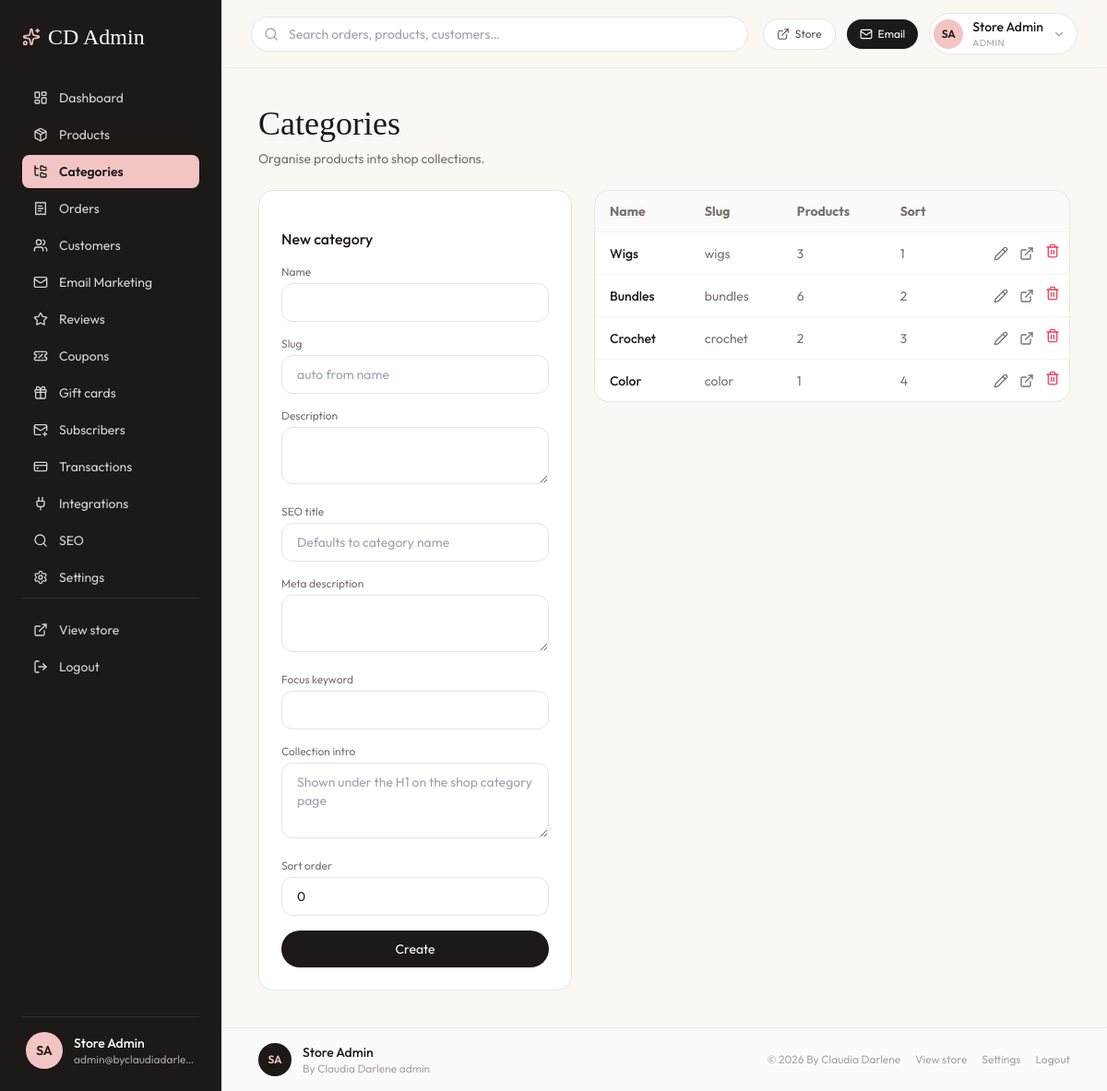
Screenshot of /admin/categories.php (signed in) with the database file from the repository.
### tables this page shows
CREATE TABLE IF NOT EXISTS users (
  id INT UNSIGNED AUTO_INCREMENT PRIMARY KEY,
  name VARCHAR(120) NOT NULL,
  email VARCHAR(190) NULL UNIQUE,
  password VARCHAR(255) NOT NULL,
  phone VARCHAR(40) NULL UNIQUE,
  role ENUM('customer','admin') NOT NULL DEFAULT 'customer',
  loyalty_points INT NOT NULL DEFAULT 0,
  wishlist_share_token VARCHAR(64) NULL UNIQUE,
  created_at TIMESTAMP DEFAULT CURRENT_TIMESTAMP,
  updated_at TIMESTAMP DEFAULT CURRENT_TIMESTAMP ON UPDATE CURRENT_TIMESTAMP
);

CREATE TABLE IF NOT EXISTS categories (
  id INT UNSIGNED AUTO_INCREMENT PRIMARY KEY,
  name VARCHAR(120) NOT NULL,
  slug VARCHAR(140) NOT NULL UNIQUE,
  description TEXT NULL,
  sort_order INT NOT NULL DEFAULT 0,
  created_at TIMESTAMP DEFAULT CURRENT_TIMESTAMP
);

### admin/categories.php (the view, shortened to what the rows shown need)
<?php
require_once dirname(__DIR__) . '/includes/bootstrap.php';
require_admin();
$editing = null;
$categories = db()->query(
    'SELECT c.*, (SELECT COUNT(*) FROM products p WHERE p.category_id = c.id) AS product_count FROM categories c ORDER BY c.sort_order, c.name'
)->fetchAll();
require __DIR__ . '/_layout_top.php';
?>
<h1 class="font-display text-4xl mb-2">Categories</h1>
<div class="grid lg:grid-cols-[340px_1fr] gap-6 items-start">
  <form method="post" class="bg-white rounded-2xl border border-stone-200 p-6 space-y-4">
    <h2 class="font-medium"><?= $editing ? 'Edit category' : 'New category' ?></h2>
  </form>
  <div class="bg-white rounded-2xl border border-stone-200 overflow-x-auto">
    <table class="w-full text-sm min-w-[520px]">
      <thead class="bg-stone-50 text-left text-stone-500">
        <tr>
          <th class="px-4 py-3">Name</th>
          <th class="px-4 py-3">Slug</th>
          <th class="px-4 py-3">Products</th>
          <th class="px-4 py-3">Sort</th>
          <th class="px-4 py-3"></th>
        </tr>
      </thead>
      <tbody>
        <?php foreach ($categories as $c): ?>
          <tr class="border-t border-stone-100">
            <td class="px-4 py-3 font-medium"><?= e($c['name']) ?></td>
            <td class="px-4 py-3 text-stone-500"><?= e($c['slug']) ?></td>
            <td class="px-4 py-3 text-stone-500"><?= (int) $c['product_count'] ?></td>
            <td class="px-4 py-3 text-stone-500"><?= (int) $c['sort_order'] ?></td>
            <td class="px-4 py-3 text-right whitespace-nowrap">
              <div class="flex items-center justify-end gap-3">
                <a class="text-stone-500 hover:text-stone-900" href="categories.php?edit=<?= (int) $c['id'] ?>" title="Edit"><?= admin_icon('pencil') ?></a>
                <a class="text-stone-500 hover:text-stone-900" href="<?= e(url('index.php?page=shop&category=' . urlencode($c['slug']))) ?>" target="_blank" title="View"><?= admin_icon('external-link') ?></a>
                <form method="post" class="inline" onsubmit="return confirm('Delete category? Products will be uncategorised.')"><button class="text-rose-500 hover:text-rose-700" title="Delete"><?= admin_icon('trash-2') ?></button></form>
              </div>
            </td>
          </tr>
        <?php endforeach; ?>
      </tbody>
    </table>
  </div>
</div>
<?php require __DIR__ . '/_layout_bottom.php'; ?>

### admin/_layout_top.php (shortened to what the rows shown need)
<?php
$user = current_user();
$adminName = trim((string) ($user['name'] ?? 'Admin'));
$adminEmail = trim((string) ($user['email'] ?? ''));
$storeName = setting('store_name', 'By Claudia Darlene') ?: 'By Claudia Darlene';
?>
<!DOCTYPE html>
<html lang="en">
<head>
  <script src="https://cdn.tailwindcss.com"></script>
</head>
<body class="bg-[#FBF7F2] text-stone-900 min-h-screen">
  <div class="flex min-h-screen">
    <aside class="w-60 bg-stone-900 text-white p-6 hidden md:flex md:flex-col">
      <p class="font-display text-2xl mb-8 flex items-center gap-2 shrink-0"><?= admin_icon('sparkles', 'w-5 h-5 text-[#F3C4C4]') ?> CD Admin</p>
      <div class="mt-6 pt-4 border-t border-white/10 shrink-0">
        <div class="flex items-center gap-3 px-1">
          <div class="min-w-0">
            <p class="text-sm font-medium truncate"><?= e($adminName) ?></p>
            <p class="text-xs text-stone-400 truncate"><?= e($adminEmail !== '' ? $adminEmail : 'Administrator') ?></p>
          </div>
        </div>
      </div>
    </aside>
    <div class="flex-1 flex flex-col min-w-0 min-h-screen">
      <header class="sticky top-0 z-30 bg-[#FBF7F2]/90 backdrop-blur border-b border-stone-200/80">
        <div class="px-4 sm:px-8 py-3.5 flex items-center gap-3 sm:gap-4">
          <div class="flex items-center gap-2 sm:gap-3 shrink-0 ml-auto">
            <div class="relative group">
              <button type="button" class="flex items-center gap-2.5 rounded-full border border-stone-200 bg-white pl-1 pr-3 py-1 hover:bg-stone-50 transition" aria-haspopup="true">
                <span class="hidden sm:block text-left min-w-0">
                  <span class="block text-sm font-medium truncate max-w-[120px]"><?= e($adminName) ?></span>
                  <span class="block text-[10px] uppercase tracking-wider text-stone-400">Admin</span>
                </span>
              </button>
            </div>
          </div>
        </div>
      </header>
      <main class="flex-1 p-6 sm:p-10">

### includes/helpers.php (shortened to what the rows shown need)
<?php
function e(?string $value): string
{
    return htmlspecialchars((string) $value, ENT_QUOTES, 'UTF-8');
}
function url(string $path = ''): string
{
    global $config;
    $base = rtrim((string) $config['app_url'], '/');
    $pretty = store_pretty_path($path);
    return $base . '/' . ltrim($pretty, '/');
}
function settings_all(bool $fresh = false): array
{
    static $cache = null;
    if ($cache === null || $fresh) {
        $cache = [];
        try {
            $rows = db()->query('SELECT setting_key, setting_value FROM settings')->fetchAll();
            foreach ($rows as $row) {
                $cache[$row['setting_key']] = $row['setting_value'];
            }
        } catch (Throwable $e) {
            $cache = [];
        }
    }
    return $cache;
}
function setting(string $key, ?string $default = null): ?string
{
    $cache = settings_all();
    return $cache[$key] ?? $default;
}
function admin_icon(string $name, string $classes = 'w-4 h-4'): string
{
    return '<i data-lucide="' . e($name) . '" class="' . e($classes) . '"></i>';
}

### admin/_layout_bottom.php (shortened to what the rows shown need)
      </main>
      <footer class="mt-auto border-t border-stone-200/80 bg-white/60">
        <div class="px-6 sm:px-10 py-4 flex flex-wrap items-center justify-between gap-3">
          <div class="flex items-center gap-3 min-w-0">
            <div class="min-w-0">
              <p class="text-sm font-medium truncate"><?= e($adminName) ?></p>
              <p class="text-xs text-stone-400 truncate"><?= e($storeName) ?> admin</p>
            </div>
          </div>
        </div>
      </footer>
    </div>
  </div>
</body>
</html>

### rows the page displays
users: name "Store Admin", email "admin@byclaudiadarle…"
categories: name "Wigs", slug "wigs", product_count "3", sort_order "1"
categories: name "Bundles", slug "bundles", product_count "6", sort_order "2"
categories: name "Crochet", slug "crochet", product_count "2", sort_order "3"
categories: name "Color", slug "color", product_count "1", sort_order "4"

### other values shown
$adminInitials "SA"
$storeName "By Claudia Darlene"
